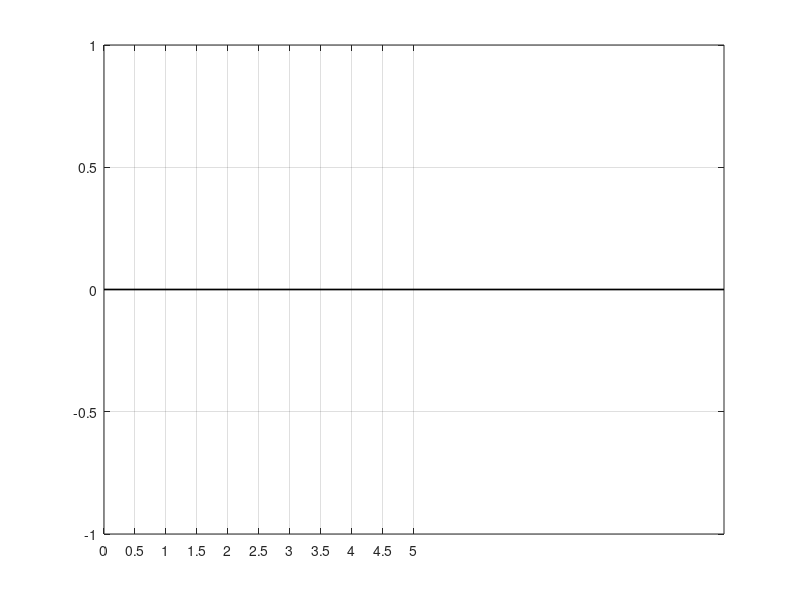

MATLAB code for this plot: (Note: this script raises an error after producing the figure.)
%forward kinematics of 2R robotic arm with animation
%clearing the workspace, closing all and clearing the command window
% clear all
% close all
% clc

%Inputs 
%Length of the First Link (m)
l1 = 2;
%Length of the Second Link (m) 
l2 = 2;
%Length of the Third Link (m) 
l3 = 0.5;
%Fixed Position of the First link 
x0 = 0;  %{x axis coordinate}
y0 = 0;  %{y axis coordinate}

% Angle swept by the links 
% theta1 =linspace(45,45,19);  %{first link}
% theta2 =linspace(-90,-90,19);  %{Second link}
% theta3 =linspace(-45,-45,19);  %{Third link} 

%% Each joint seperately
% theta1 =[60,60,60,60,60,60,60,60,55,50,45,40,35,40,45,50,55,60];  %{first link}
% theta2 = [-120,-110,-100,-90,-80,-70,-70,-70,-70,-70,-70,-70,-70,-80,-90,-100,-110,-120];  %{Second link}
% theta3 = [-30,-30,-30,-30,-30,-30,-40,-55,-55,-55,-55,-55,-55,-50,-45,-40,-35,-30];  %{Third link} 

%% Smooth movement of simultaneous 2&3joint movement
theta1 =[60,60,60,60,60,60,55,50,45,40,35,40,45,50,55,60];  %{first link}
theta2 = [-120,-110,-100,-90,-80,-70,-70,-70,-70,-70,-70,-80,-90,-100,-110,-120];  %{Second link}
theta3 = [-30,-35,-40,-45,-50,-55,-55,-55,-55,-55,-55,-50,-45,-40,-35,-30];  %{Third link} 
gamma = theta1+theta2+theta3;
 %% Smooth movement of simultaneous ALL joints movement % impossible because it would just slide on the window
% theta1 =[60,55,50,45,40,35,35,35,35,35,35,40,45,50,55,60];   %{first link}
% theta2 = [-120,-110,-100,-90,-80,-70,-70,-70,-70,-70,-70,-80,-90,-100,-110,-120];  %{Second link}
% theta3 = [-30,-35,-40,-45,-50,-55,-55,-55,-55,-55,-55,-50,-45,-40,-35,-30];  %{Third link} 


r=2;
% PP1x = zeros(16,1);
% PP1y = PP1x;
% PP2x = PP1x;
% PP2y = PP1x;
% PP3x = PP1x;
% PP3y = PP1x;
% End = zeros(16,3);


ct =1;  %{Counter number}
figure(1)
 plot([0 10], [0 0],'-k','linewidth',1);
 hold on
 k=0;
while k<=2
    
for i=1:length(theta3)
    plot([0 10], [0 0],'-k','linewidth',1);
    grid on
    set(gca,'xtick',[-1:0.5:5])
    hold on
%     rectangle('Position',[2-r,0.5-r,2*2,2*2],'Curvature',[1,1],...
%     'LineStyle',':')    %drawing a cricle for centre at (2,0.5)
    plot(PP1x, (PP1y+.5), '--<','color',[0.4660 0.6740 0.1880])
    plot(PP2x, (PP2y+.5), '--<','color',[0.8500 0.3250 0.0980])
    plot(PP3x, (PP3y+.5), '--<','color',[0.4940 0.1840 0.5560])

    
        THETA1 = theta1(i);        %{indexing each angle of first link} 
        THETA2 = theta2(i);       %{indexing each angle of Second link}
        THETA3 = theta3(i);     %{indexing each angle of Third link}
        x1 = x0+l1*cosd(THETA1);     %{Second link x-coordinate node1} 
        y1 = y0+l1*sind(THETA1);     %{Second link y-coordinate node1}  
        x2 = x0+x1+l2*cosd(THETA2+THETA1); %{Second link x-coordinate node2}  
        y2 = y0+y1+l2*sind(THETA2+THETA1); %{Second link y-coordinate node2}  
        x3 = x2 + l3*cosd(THETA3+THETA2+THETA1); %{Third link x-coordinate node2} 
        y3 = y2 + l3*sind(THETA3+THETA2+THETA1); %{Third link y-coordinate node2} 
        
        PP1x(i) = x1;
        PP1y(i) = y1;
        PP2x(i) = x2;
        PP2y(i) = y2;
        PP3x(i) = x3;
        PP3y(i) = y3;
        End(i,1) = x3;
        End(i,2) = y3;
        End(i,3) = gamma(i);
        

%Plotting
plot([x0 x1],[0.5, y1+.5],'-r',[x1 x2],[y1+0.5 y2+.5],'-b', [x2 x3], [y2+.5 y3+0.5],'-og','linewidth',3);
hold off

axis([0 4 -1 4]); %{Axis Range}
xlabel('Window Surface, x-coordinate [m]')
ylabel('Normal to Window Plane, y-coordinate [m]')
pause(0.002);            %{to pause the program for n seconds}
M(ct)= getframe(gcf);  %{collect different frames of figures} 
ct =ct+1;              %{Increment Counter} 

end
k=k+1;
end

%{  
for i=1:length(theta3)
    plot([0 10], [0 0],'-k','linewidth',1);
    hold on
    
%     plot(PP1x, (PP1y+.5), '--g')
%     plot(PP2x, (PP2y+.5), '--m')
%     plot(PP3x, (PP3y+.5), '.c')
    THETA1 = theta1(i);        %{indexing each angle of first link} 
        THETA2 = theta2(i);       %{indexing each angle of Second link}
        THETA3 = theta3(i);     %{indexing each angle of Third link}
        x1 = x0+l1*cosd(THETA1);     %{Second link x-coordinate node1} 
        y1 = y0+l1*sind(THETA1);     %{Second link y-coordinate node1}  
        x2 = x0+x1+l2*cosd(THETA2+THETA1); %{Second link x-coordinate node2}  
        y2 = y0+y1+l2*sind(THETA2+THETA1); %{Second link y-coordinate node2}  
        x3 = x2 + l3*cosd(THETA3+THETA2+THETA1); %{Third link x-coordinate node2} 
        y3 = y2 + l3*sind(THETA3+THETA2+THETA1); %{Third link y-coordinate node2} 
        
%         PP1x(i) = x1;
%         PP1y(i) = y1;
%         PP2x(i) = x2;
%         PP2y(i) = y2;
%         PP3x(i) = x3;
%         PP3y(i) = y3;

%Plotting
plot([x0 x1],[0, y1],[x1 x2],[y1 y2], [x2 x3], [y2 y3],'linewidth',3);
hold off

axis([-5 5 -5 5]); %{Axis Range}
xlabel('Window Surface, x-coordinate [m]')
ylabel('Normal to Window Plane, y-coordinate [m]')
pause(0.2);            %{to pause the program for n seconds}
M(ct)= getframe(gcf);  %{collect different frames of figures} 
ct =ct+1;              %{Increment Counter} 
hold on
end
%}

movie(M,1,15) %{Making movie of collected frame} 
%{Assigning the videoname and type}
videofile = VideoWriter('Forward_Kinematics_run_7.avi','Uncompressed AVI');
%{to open the file}
open(videofile)   
%{assigning the different frames to videofile} 
writeVideo(videofile,M) 
close(videofile) %{To close the file

t=1:1:16;
figure(2)
plot(theta3,'*b')
hold on
plot(theta2,'xk')
plot(theta1,'or')
xlabel('Time [sec]')
ylabel('Leg Position of joint 3  [deg]')
title('Position of All 3 joints')

%We are using the Cubic formula for path planning as we want different
%torque values for different cases

